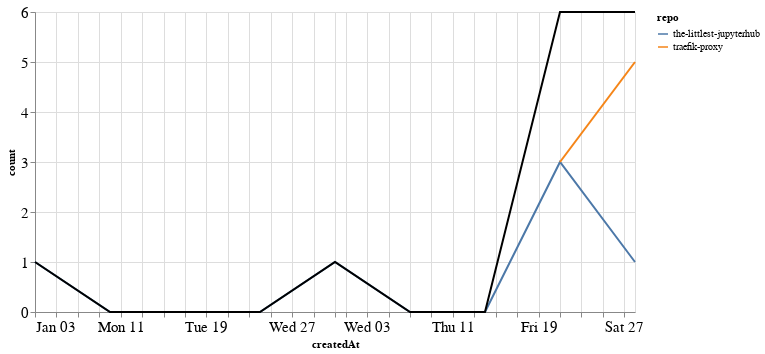

The notebook cell saved with this chart:
### Markdown cell above
### Comments

### Code cell
comments_time = comments.groupby('repo').resample('W', on='createdAt').count()['author'].reset_index()
comments_time = comments_time.rename(columns={'author': 'count'})
comments_time_total = comments_time.groupby('createdAt').agg({"count": "sum"}).reset_index()
ch1 = alt.Chart(comments_time, width=600).mark_line().encode(
    x='createdAt',
    y='count',
    color='repo',
    tooltip="repo"
)

ch2 = alt.Chart(comments_time_total, width=600).mark_line(color="black").encode(
    x='createdAt',
    y='count',
)

ch1 + ch2

### Figure 1 — Vega-Lite specification as saved in the notebook (floating-point values rounded to 4 significant figures)
{"config": {"axisLeft": {"labelFontSize": 15}, "axisBottom": {"labelFontSize": 15}}, "layer": [{"data": {"name": "data-e59caa94dae855963ee2eae55c48cb71"}, "mark": "line", "encoding": {"color": {"type": "nominal", "field": "repo"}, "tooltip": {"type": "nominal", "field": "repo"}, "x": {"type": "temporal", "field": "createdAt"}, "y": {"type": "quantitative", "field": "count"}}, "width": 600}, {"data": {"name": "data-1b2457358bfe0cbea51d13427c0bafae"}, "mark": {"type": "line", "color": "black"}, "encoding": {"x": {"type": "temporal", "field": "createdAt"}, "y": {"type": "quantitative", "field": "count"}}, "width": 600}], "$schema": "https://vega.github.io/schema/vega-lite/v4.8.1.json", "datasets": {"data-e59caa94dae855963ee2eae55c48cb71": [{"repo": "the-littlest-jupyterhub", "createdAt": "2021-01-03T00:00:00", "count": 1}, {"repo": "the-littlest-jupyterhub", "createdAt": "2021-01-10T00:00:00", "count": 0}, {"repo": "the-littlest-jupyterhub", "createdAt": "2021-01-17T00:00:00", "count": 0}, {"repo": "the-littlest-jupyterhub", "createdAt": "2021-01-24T00:00:00", "count": 0}, {"repo": "the-littlest-jupyterhub", "createdAt": "2021-01-31T00:00:00", "count": 1}, {"repo": "the-littlest-jupyterhub", "createdAt": "2021-02-07T00:00:00", "count": 0}, {"repo": "the-littlest-jupyterhub", "createdAt": "2021-02-14T00:00:00", "count": 0}, {"repo": "the-littlest-jupyterhub", "createdAt": "2021-02-21T00:00:00", "count": 3}, {"repo": "the-littlest-jupyterhub", "createdAt": "2021-02-28T00:00:00", "count": 1}, {"repo": "traefik-proxy", "createdAt": "2021-02-21T00:00:00", "count": 3}, {"repo": "traefik-proxy", "createdAt": "2021-02-28T00:00:00", "count": 5}], "data-1b2457358bfe0cbea51d13427c0bafae": [{"createdAt": "2021-01-03T00:00:00", "count": 1}, {"createdAt": "2021-01-10T00:00:00", "count": 0}, {"createdAt": "2021-01-17T00:00:00", "count": 0}, {"createdAt": "2021-01-24T00:00:00", "count": 0}, {"createdAt": "2021-01-31T00:00:00", "count": 1}, {"createdAt": "2021-02-07T00:00:00", "count": 0}, {"createdAt": "2021-02-14T00:00:00", "count": 0}, {"createdAt": "2021-02-21T00:00:00", "count": 6}, {"createdAt": "2021-02-28T00:00:00", "count": 6}]}}
